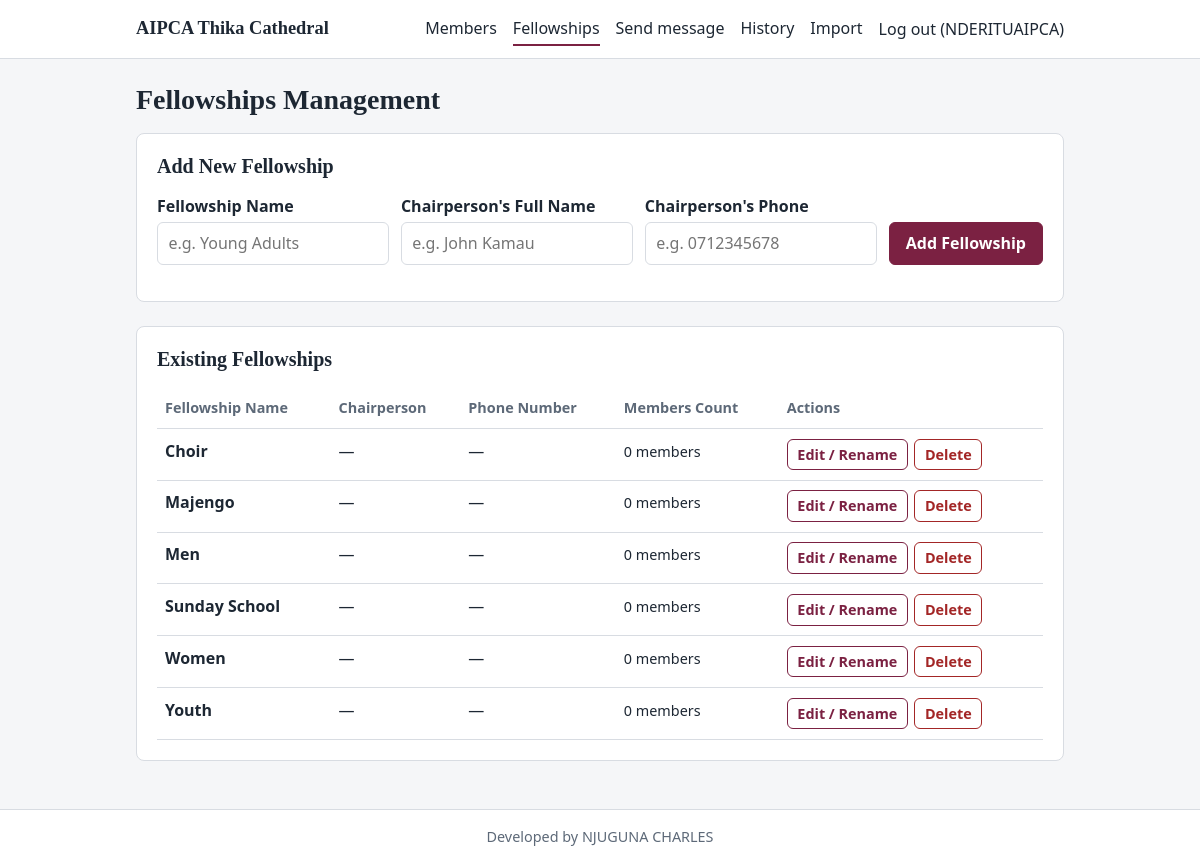
/fellowships (signed in), run on the app's committed database.
### app.py (models this page shows)
class Fellowship(db.Model):
    id = db.Column(db.Integer, primary_key=True)
    name = db.Column(db.String(80), unique=True, nullable=False)
    chairperson = db.Column(db.String(120), nullable=True)
    phone_number = db.Column(db.String(20), nullable=True)
    members = db.relationship("Member", backref="fellowship", lazy=True)

### app.py (the view, shortened to what this page needs)
@app.route("/fellowships", methods=["GET", "POST"])
@login_required
def fellowships():
    return render_template("fellowships.html", fellowships=fellowships_sorted())

### app.py (called while the page is built)
def csrf_token():
    if "_csrf" not in session:
        session["_csrf"] = secrets.token_hex(16)
    return session["_csrf"]

@app.before_request
def csrf_protect():
    if request.method == "POST":
        sent = request.form.get("_csrf", "")
        if not secrets.compare_digest(sent, session.get("_csrf", "")):
            abort(400, "Invalid or missing form token. Go back and try again.")

def login_required(view):
    @wraps(view)
    def wrapped(*args, **kwargs):
        if not session.get("admin_id"):
            return redirect(url_for("login"))
        return view(*args, **kwargs)
    return wrapped

def fellowships_sorted():
    return Fellowship.query.order_by(Fellowship.name).all()

### templates/fellowships.html (shortened to what this page needs)
{% extends "base.html" %}
{% block content %}
<h1>Fellowships Management</h1>
<div class="panel" style="margin-bottom: 1.5rem;">
  <h2>Add New Fellowship</h2>
  <form method="post" class="row">
    <div class="grow"><label for="n">Fellowship Name</label><input id="n" name="name" required placeholder="e.g. Young Adults"></div>
    <div class="grow"><label for="c">Chairperson's Full Name</label><input id="c" name="chairperson" placeholder="e.g. John Kamau"></div>
    <div class="grow"><label for="p">Chairperson's Phone</label><input id="p" name="phone_number" placeholder="e.g. 0712345678"></div>
    <div><button type="submit" style="margin-top: 1.6rem;">Add Fellowship</button></div>
  </form>
</div>
<div class="panel scroll">
  <h2>Existing Fellowships</h2>
  <table>
    <thead>
      <tr>
        <th>Fellowship Name</th>
        <th>Chairperson</th>
        <th>Phone Number</th>
        <th>Members Count</th>
        <th>Actions</th>
      </tr>
    </thead>
    <tbody>
      {% for f in fellowships %}
      <tr>
        <td><strong>{{ f.name }}</strong></td>
        <td>{{ f.chairperson or '—' }}</td>
        <td>{{ f.phone_number or '—' }}</td>
        <td><span class="count">{{ f.members|length }} members</span></td>
        <td>
          <div class="actions">
            <a class="btn small ghost" href="{{ url_for('fellowship_edit', fid=f.id) }}">Edit / Rename</a>
            <form method="post" action="{{ url_for('fellowship_delete', fid=f.id) }}" style="margin:0"
                  onsubmit='return confirm({{ ("Delete " ~ f.name ~ "? Note: Fellowships with members cannot be deleted.")|tojson }})'>
              <button class="danger small" type="submit">Delete</button>
            </form>
          </div>
        </td>
      </tr>
      {% else %}
      <tr><td colspan="5" class="muted">No fellowships found.</td></tr>
      {% endfor %}
    </tbody>
  </table>
</div>
{% endblock %}

### templates/base.html (shortened to what this page needs)
<!doctype html>
<html lang="en">
<head>
</head>
<body>
{% if session.admin_id %}
<header><div class="bar">
  <span class="brand">AIPCA Thika Cathedral</span>
  <nav>
    <a href="{{ url_for('members') }}" {% if request.endpoint in ('members','member_new','member_edit') %}class="on"{% endif %}>Members</a>
    <a href="{{ url_for('fellowships') }}" {% if request.endpoint in ('fellowships','fellowship_edit') %}class="on"{% endif %}>Fellowships</a>
    <a href="{{ url_for('send') }}" {% if request.endpoint=='send' %}class="on"{% endif %}>Send message</a>
    <a href="{{ url_for('history') }}" {% if request.endpoint=='history' %}class="on"{% endif %}>History</a>
    <a href="{{ url_for('import_members') }}" {% if request.endpoint=='import_members' %}class="on"{% endif %}>Import</a>
    <form method="post" action="{{ url_for('logout') }}" style="margin:0">
      <button class="linkbtn" type="submit">Log out ({{ session.admin_name }})</button>
    </form>
  </nav>
</div></header>
{% endif %}
<main>
  {% block content %}{% endblock %}
</main>
<footer>
  Developed by NJUGUNA CHARLES
</footer>
</body>
</html>

### templates/base.html (style rules this page uses)
:root { --ink:#1d2733; --muted:#5d6978; --page:#f5f6f8; --surface:#ffffff; --line:#d8dce2; --accent:#7b2142; --accent-dark:#5e1832; --ok:#1f6b4a; --ok-bg:#e6f3ec; --err:#a32626; --err-bg:#fbeaea; }
* { box-sizing:border-box }
body { margin:0;background:var(--page);color:var(--ink); font:16px/1.5 system-ui,-apple-system,"Segoe UI",Roboto,sans-serif; display:flex; flex-direction:column; min-height:100vh; }
h1,h2 { font-family:Georgia,"Times New Roman",serif;font-weight:700;line-height:1.2;margin:0 0 1rem }
h1 { font-size:1.75rem }
h2 { font-size:1.25rem }
a { color:var(--accent) }
header { background:var(--surface);border-bottom:1px solid var(--line) }
.bar { max-width:960px;margin:0 auto;padding:.75rem 1rem;display:flex;flex-wrap:wrap;align-items:center;gap:.5rem 1.25rem }
.brand { font-family:Georgia,serif;font-weight:700;font-size:1.15rem;margin-right:auto }
nav { display:flex;flex-wrap:wrap;gap:.25rem 1rem;align-items:center }
nav a { text-decoration:none;color:var(--ink);padding:.25rem 0;border-bottom:2px solid transparent }
nav a:hover,nav a.on { border-bottom-color:var(--accent) }
main { max-width:960px;margin:0 auto;padding:1.5rem 1rem 3rem;flex:1; }
footer { background:var(--surface);border-top:1px solid var(--line);padding:1rem 0;text-align:center;color:var(--muted);font-size:0.9rem; }
.panel { background:var(--surface);border:1px solid var(--line);border-radius:8px;padding:1.25rem }
.row { display:flex;flex-wrap:wrap;gap:.75rem;align-items:end;margin-bottom:1rem }
label { display:block;font-weight:600;margin-bottom:.25rem }
input,select,textarea { font:inherit;color:inherit;width:100%;padding:.55rem .65rem;border:1px solid var(--line);border-radius:6px;background:#fff }
.grow { flex:1 1 200px }
button,.btn { font:inherit;font-weight:600;cursor:pointer;border:1px solid var(--accent);background:var(--accent);color:#fff; padding:.55rem 1rem;border-radius:6px;text-decoration:none;display:inline-block }
.ghost { background:transparent;color:var(--accent) }
.danger { background:transparent;color:var(--err);border-color:var(--err) }
.small { padding:.25rem .6rem;font-size:.9rem }
.linkbtn { background:none;border:0;color:var(--ink);padding:.25rem 0;font-weight:400;border-radius:0 }
.scroll { overflow-x:auto }
table { width:100%;border-collapse:collapse }
th,td { text-align:left;padding:.6rem .5rem;border-bottom:1px solid var(--line);vertical-align:top }
th { font-weight:600;color:var(--muted);font-size:.9rem }
.actions { white-space:nowrap;display:flex;gap:.4rem }
.actions form { margin:0 }
.count { font-size:.9rem }

### data on the page
Fellowship: name "Choir", chairperson "—", phone_number "—", members|length "0"
Fellowship: name "Majengo", chairperson "—", phone_number "—", members|length "0"
Fellowship: name "Men", chairperson "—", phone_number "—", members|length "0"
Fellowship: name "Sunday School", chairperson "—", phone_number "—", members|length "0"
Fellowship: name "Women", chairperson "—", phone_number "—", members|length "0"
Fellowship: name "Youth", chairperson "—", phone_number "—", members|length "0"

### other printed values
{{ session.admin_name }} "NDERITUAIPCA"
